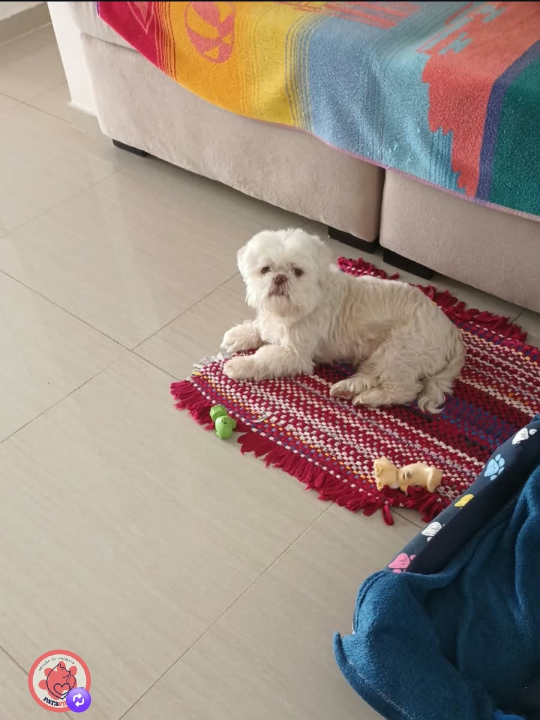
#> input picture perdidos/theo-2.jpeg, 1079 x 1439 px (shown at 1/2 size)
$ python foto_theo.py
#> lines starting #> are read from the running program, lines starting #| are printed output that depends on the picture
"""Tira a foto do Theo da foto original recebida (perdidos/theo-2.jpeg, 1079x1439) para o theo.html.

A arte "PROCURA-SE / THEO" (perdidos/theo-1.jpeg) usa essa mesma foto, recortada mais justa (só o sofá,
o Theo e o tapete) e ampliada, com zigue-zagues por cima. Aqui sai o mesmo enquadramento da arte, só que
da foto original, que está limpa: a foto da arte (x 165-894, y 344-1096) bate com a original na escala 0,835
(correlação de 0,99), o que dá o retângulo abaixo. Só recorte, sem retoque nem ampliação. Fica de fora o
resto do piso e o selo da PataVida no canto. Salva em PNG para não passar por outra compressão JPEG.

Saída: img/theo.png (609x628).
Uso: python3 templates/desaparecidos/foto_theo.py  (só precisa do Pillow)
"""
from pathlib import Path

from PIL import Image

ROOT = Path(__file__).resolve().parent.parent.parent
IMG = Path(__file__).resolve().parent / "img"

FOTO = (347, 293, 956, 921)  # o enquadramento da arte, na foto original


def main():
    IMG.mkdir(parents=True, exist_ok=True)
    foto = Image.open(ROOT / "perdidos" / "theo-2.jpeg").convert("RGB").crop(FOTO)
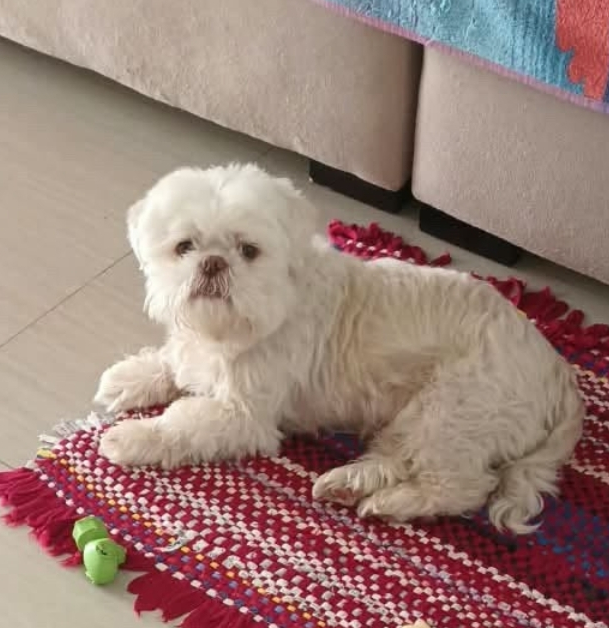
#> foto: PIL image 609x628 RGB; mean R, G, B 155.1, 127.9, 119.9
    foto.save(IMG / "theo.png")
    print(IMG / "theo.png", foto.size)
#| templates/desaparecidos/img/theo.png (609, 628)


if __name__ == "__main__":
    main()

$ run again, with perdidos/theo-1.jpeg copied over perdidos/theo-2.jpeg
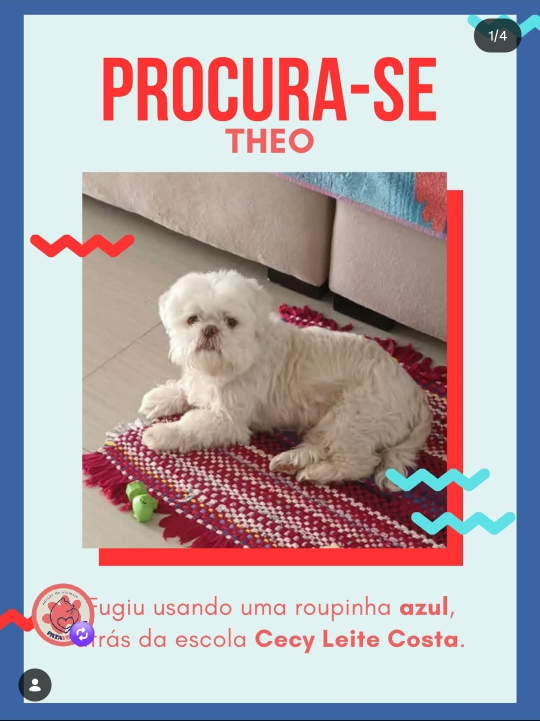
#> input picture perdidos/theo-1.jpeg, 1080 x 1441 px (shown at 1/2 size)
#> in main, `foto = Image.open(ROOT / "perdidos" / "theo-2.jpeg").convert("RGB").cr..`:
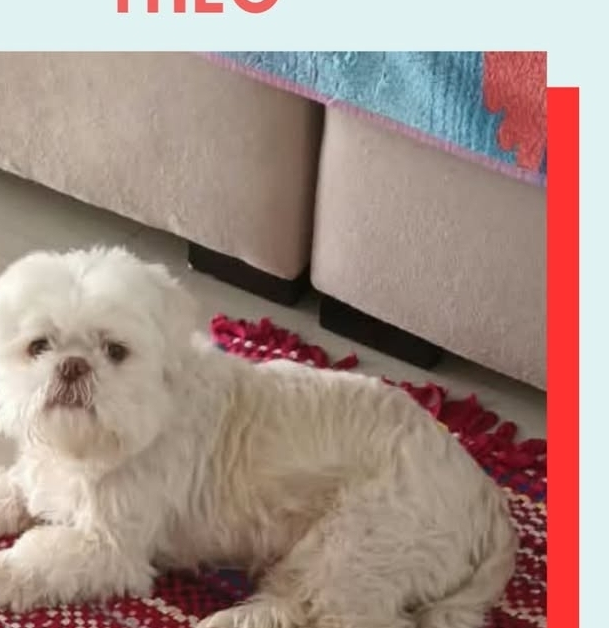
#> foto: PIL image 609x628 RGB; mean R, G, B 164.7, 141.7, 133.1
#| templates/desaparecidos/img/theo.png (609, 628)

$ run again, with perdidos/theo-3.jpeg copied over perdidos/theo-2.jpeg
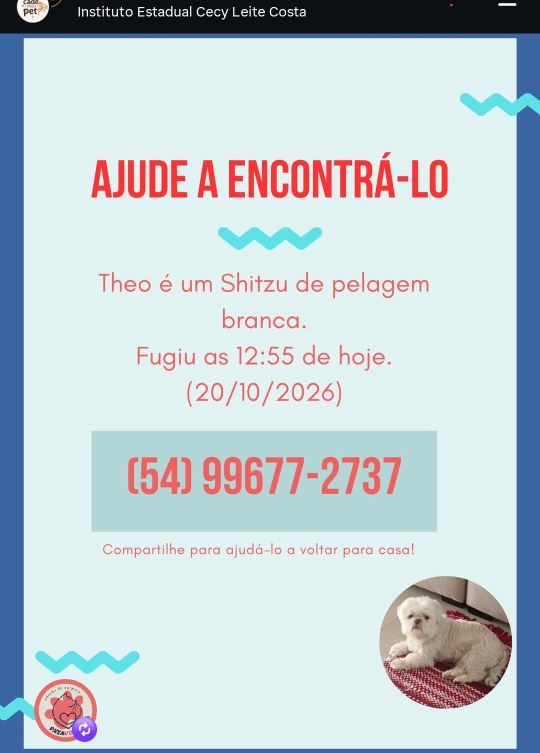
#> input picture perdidos/theo-3.jpeg, 1080 x 1505 px (shown at 1/2 size)
#> in main, `foto = Image.open(ROOT / "perdidos" / "theo-2.jpeg").convert("RGB").cr..`:
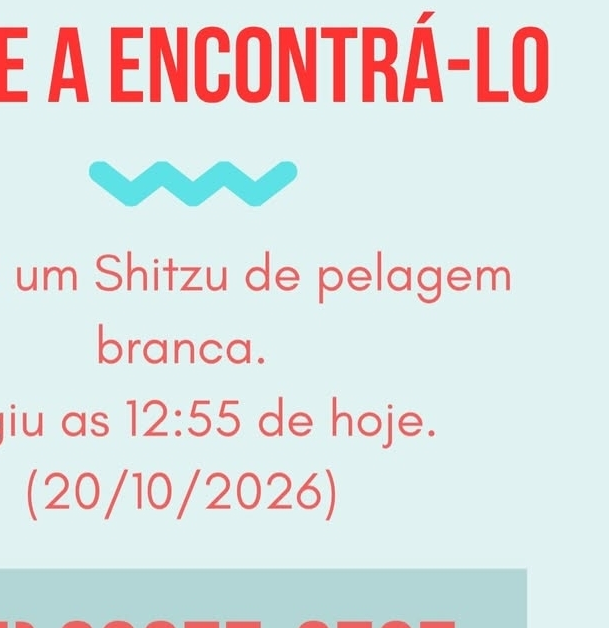
#> foto: PIL image 609x628 RGB; mean R, G, B 220.3, 224.2, 224.1
#| templates/desaparecidos/img/theo.png (609, 628)
